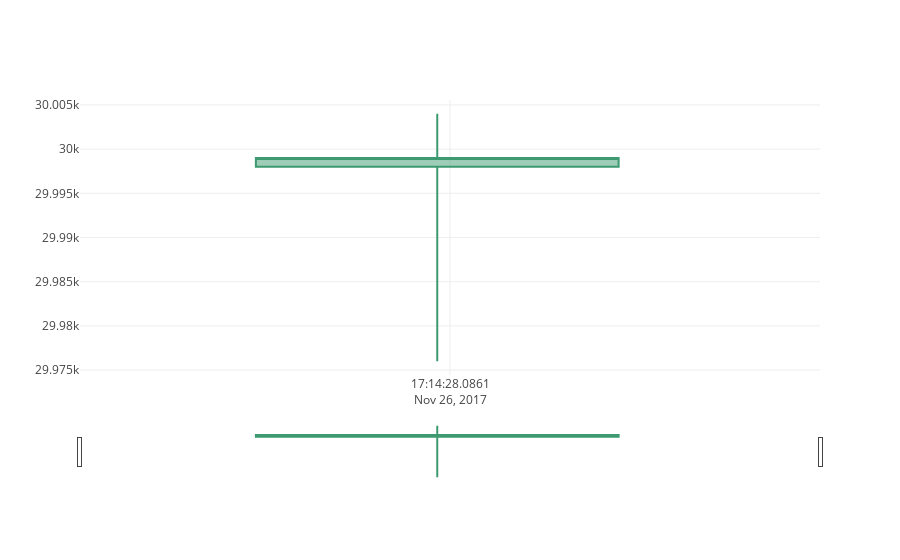

Notebook code cell kept with this figure:
### Code cell
x = Stock()
for _ in range(1000):
    interact(x.get_candle_plot)
    trade_list = simulate_trade()
    x.update_candle_data(trade_list)

### Figure 1 — Plotly figure (JSON) as saved in the notebook; plotly's stock layout.template omitted (floating-point values rounded to 4 significant figures)
{"data": [{"close": [29999], "high": [30004], "low": [29976], "open": [29998], "type": "candlestick", "x": ["2017-11-26 17:14:28.086083"]}], "layout": {}}
